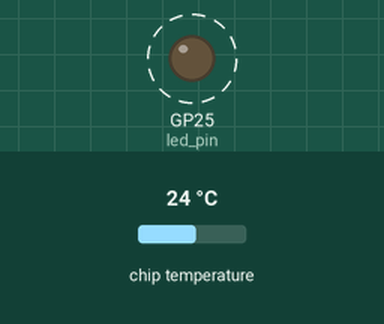
This program was run on a simulated Raspberry Pi Pico running MicroPython. On the bench: output pins drawn as LEDs (lit = HIGH). Dashed ring = blinking. The test bench sets the inputs (shaded band); at power-on: chip temperature 24 °C. What the program prints to the serial console is not drawn.

Above: at 0.2 s.
Timing chart, 0 to 3.0 s (numbered marks = the images above):
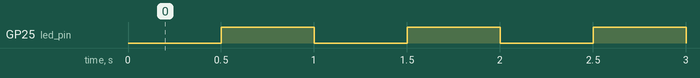

Measured:
- by itself, GP25 (led_pin): alternates HIGH for 0.50 s and LOW for 0.50 s

The program:

sicaklikOlcumu.py
```python
import utime
from machine import Pin, Timer, ADC

class Pico(object):
    def __init__(self):
        self.led_pin = Pin(25, Pin.OUT)
        self.zamanlayici = Timer()

    def led_toggle(self, zamanlayici):
        self.led_pin.toggle()

    def sicaklik_sensoru_ayarla(self):
        self.sicaklik_sensoru = ADC(4)

    def zamanlayici_ayarla(self, frekans, mod, cb):
        self.zamanlayici.init(freq=frekans, mode=mod, callback=cb)

    def sicaklik(self):
        fahrenheit = self.sicaklik_sensoru.read_u16() * 3.3 / (65535)
        return 27 - (fahrenheit - 0.706) / (0.001721)

pico = Pico()
pico.zamanlayici_ayarla(2, Timer.PERIODIC, pico.led_toggle)
pico.sicaklik_sensoru_ayarla()

while True:
    sicak = pico.sicaklik()
    print(sicak)
    utime.sleep(2)
```
